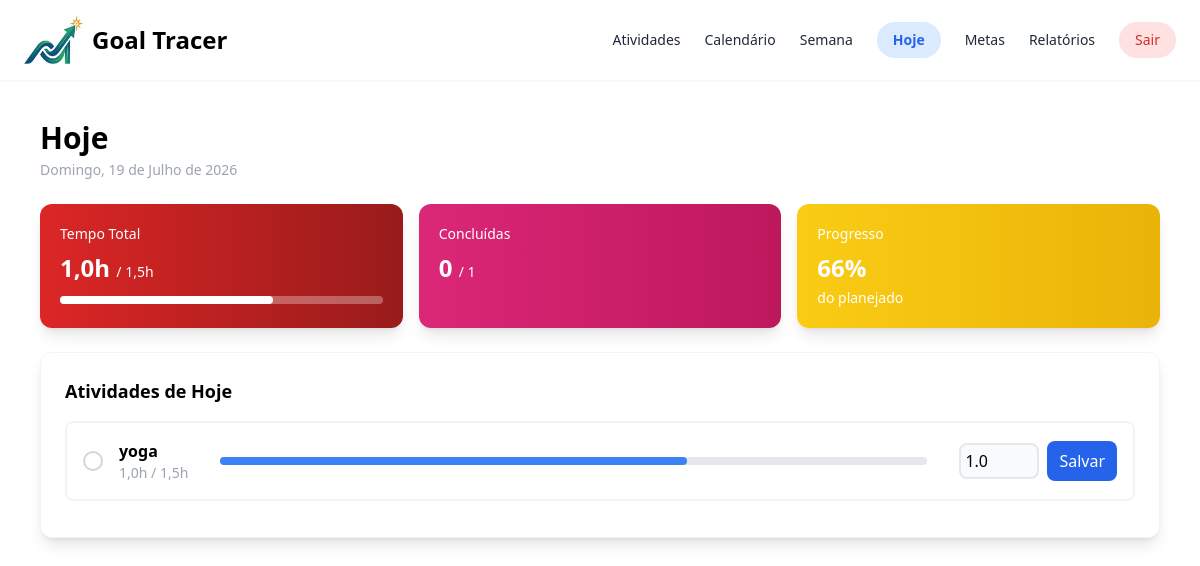
Page /hoje/ (signed in) on the committed database.
### home/models.py (models this page shows, shortened)
class Atividade(models.Model):
    nome = models.CharField(max_length=200) # unique=True evita nomes duplicados
    usuario = models.ForeignKey(User, on_delete=models.CASCADE, related_name="atividades")
    class Meta:
        unique_together = ('nome', 'usuario')  # nome pode repetir ENTRE usuários, mas nao pro MESMO usuario

class AtividadeDoDia(models.Model):
    DIAS_CHOICES = [
        ("Segunda", "Segunda"),
        ("Terça", "Terça"),
        ("Quarta", "Quarta"),
        ("Quinta", "Quinta"),
        ("Sexta", "Sexta"),
        ("Sábado", "Sábado"),
        ("Domingo", "Domingo"),
    ]
    semana = models.BigIntegerField(default=1)
    dia_semana = models.CharField(max_length=20, choices=DIAS_CHOICES)
    atividade = models.ForeignKey(Atividade, on_delete=models.CASCADE, related_name="vinculos_dias")
    horas_feitas = models.FloatField(default=0.0)
    class Meta:
        unique_together = ('dia_semana', 'atividade')

### home/views.py (the view)
# urls.py: path('hoje/', views.hoje, name='hoje'),
@login_required
def hoje(request):
    hoje_data = timezone.localdate()
    dia_semana_hoje = DIAS[hoje_data.weekday()]
    vinculos_hoje = AtividadeDoDia.objects.filter(
        dia_semana=dia_semana_hoje,
        atividade__usuario=request.user
    ).select_related('atividade')
    atividades_hoje = []
    soma_horas_feitas = 0.0
    soma_metas_diarias = 0.0
    total_concluidas = 0
    for vinculo in vinculos_hoje:
        dias_cadastrados = AtividadeDoDia.objects.filter(
            atividade=vinculo.atividade,
            atividade__usuario=request.user
        ).count()
        meta = Meta.objects.filter(
            atividade=vinculo.atividade,
            atividade__usuario=request.user
        ).first()
        if meta and dias_cadastrados > 0:
            meta_diaria = meta.meta_horas / dias_cadastrados
        else:
            meta_diaria = 0.0
        if meta_diaria == 0:
            percentual = 0
        else:
            percentual = min(int((vinculo.horas_feitas / meta_diaria) * 100), 100)
        concluida = percentual >= 100
        if concluida:
            total_concluidas += 1
        soma_horas_feitas += vinculo.horas_feitas
        soma_metas_diarias += meta_diaria
        atividades_hoje.append({
            "id": vinculo.id,
            "nome": vinculo.atividade.nome,
            "horas_feitas": vinculo.horas_feitas,
            "meta_diaria": round(meta_diaria, 1),
            "percentual": percentual,
            "concluida": concluida,
        })
    if soma_metas_diarias == 0:
        progresso_geral = 0
    else:
        progresso_geral = min(int((soma_horas_feitas / soma_metas_diarias) * 100), 100)
    context = {
        "data_formatada": data_formatada(),
        "atividades_hoje": atividades_hoje,
        "soma_horas_feitas": round(soma_horas_feitas, 1),
        "soma_metas_diarias": round(soma_metas_diarias, 1),
        "total_concluidas": total_concluidas,
        "total_atividades_hoje": len(atividades_hoje),
        "progresso_geral": progresso_geral,
    }
    return render(request, "home/hoje.html", context)

### home/views.py (called while the page is built)
def data_formatada():
    hoje_data = timezone.localdate()
    dia_semana_hoje = DIAS[hoje_data.weekday()]
    dias_extenso = {
        "Segunda": "Segunda-feira",
        "Terça": "Terça-feira",
        "Quarta": "Quarta-feira",
        "Quinta": "Quinta-feira",
        "Sexta": "Sexta-feira",
        "Sábado": "Sábado",
        "Domingo": "Domingo",
    }
    meses = ["", "Janeiro", "Fevereiro", "Março", "Abril", "Maio", "Junho",
             "Julho", "Agosto", "Setembro", "Outubro", "Novembro", "Dezembro"]
    data_formatada = f"{dias_extenso[dia_semana_hoje]}, {hoje_data.day} de {meses[hoje_data.month]} de {hoje_data.year}"
    return data_formatada

### templates/home/hoje.html (shortened to what this page needs)
<!DOCTYPE html>
<html lang="pt-BR">
<head>
	<script src="https://cdn.tailwindcss.com"></script>
	{% load static %}
</head>
<body>
	{% load l10n %}
	<nav class="bg-white-600 flex shadow-sm px-6 py-4 justify-between">
		<div class="flex">
			{% load static %}
			<img src="{% static 'img/small-logo.png' %}" alt="Logo" class="w-[60px] h-auto">
			<h1 class="text-2xl font-bold p-2">Goal Tracer</h1>
		</div>
            <div class="flex items-center gap-6 text-gray-500 text-sm">
                <a href="{% url 'atividades' %}" class="text-gray-800">Atividades</a>
                <a href="{% url 'calendario' %}" class="text-gray-800">Calendário</a>
                <a href="{% url 'index' %}" class="text-gray-800">Semana</a>
                <a href="{% url 'hoje' %}" class="bg-blue-100 text-blue-600 px-4 py-2 rounded-full font-bold">Hoje</a>
                <a href="{% url 'metas' %}" class="text-gray-800">Metas</a>
                <a href="{% url 'relatorios' %}" class="text-gray-800">Relatórios</a>
				<form method="post" action="{% url 'logout' %}" onsubmit="return confirm('Tem certeza que deseja sair?');">
                    <button type="submit" class="bg-red-100 text-red-600 px-4 py-2 rounded-full text-gray-800">Sair</button>
                </form>
            </div>
	</nav>
	<div class="p-10">
		<h2 class="text-3xl font-bold">Hoje</h2>
		<p class="text-gray-400 text-sm mt-1">{{ data_formatada }}</p>
		<div class="grid grid-cols-3 gap-4 mt-6">
			<div class="bg-gradient-to-r from-red-600 to-red-800 shadow-lg text-white rounded-xl p-5">
				<p class="text-sm">Tempo Total</p>
				<p class="text-2xl font-bold mt-2">{{ soma_horas_feitas }}h <span class="text-sm font-normal">/ {{ soma_metas_diarias }}h</span></p>
				<div class="w-full bg-white/30 h-2 rounded-full mt-3">
					<div class="bg-white h-2 rounded-full w-[{{ progresso_geral }}%]"></div>
				</div>
			</div>
			<div class="bg-gradient-to-r from-pink-600 to-pink-700 shadow-lg text-white rounded-xl p-5">
				<p class="text-sm">Concluídas</p>
				<p class="text-2xl font-bold mt-2">{{ total_concluidas }} <span class="text-sm font-normal">/ {{ total_atividades_hoje }}</span></p>
			</div>
			<div class="bg-gradient-to-r from-yellow-400 to-yellow-500 shadow-lg text-white rounded-xl p-5">
				<p class="text-sm">Progresso</p>
				<p class="text-2xl font-bold mt-2">{{ progresso_geral }}%</p>
				<p class="text-sm mt-1">do planejado</p>
			</div>
		</div>
		<div class="bg-white rounded-xl border border-gray-100 shadow-lg mt-6 p-6">
			<h3 class="font-semibold text-lg mb-4">Atividades de Hoje</h3>
			{% for atividade in atividades_hoje %}
				<div class="flex items-center gap-4 border-2 border-gray-100 rounded-lg p-4 mb-3" id="linha_atividade_{{ atividade.id }}">
					<div class="w-5 h-5 rounded-full border-2 {% if atividade.concluida %}bg-green-500 border-green-500{% else %}border-gray-300{% endif %}"></div>
					<div>
						<p class="font-semibold">{{ atividade.nome }}</p>
						<p class="text-gray-400 text-sm">{{ atividade.horas_feitas }}h / {{ atividade.meta_diaria }}h</p>
					</div>
					<div class="flex-1 mx-4">
						<div class="w-full bg-gray-200 h-2 rounded-full">
							<div class="bg-blue-500 h-2 rounded-full w-[{{ atividade.percentual }}%]"></div>
						</div>
					</div>
					<form method="post" action="{% url 'atualizar_horas_hoje' %}" class="flex items-center gap-2">
						<input type="number" name="horas_feitas" value="{{ atividade.horas_feitas|unlocalize }}" min="0" max="24" step="0.5" class="border-2 rounded-lg bg-gray-50 p-1 w-20">
						<button type="submit" class="bg-blue-600 text-white rounded-lg px-3 py-2 hover:scale-110 duration-200 ease-in-out">
							Salvar
						</button>
					</form>
				</div>
			{% empty %}
				<p class="text-gray-500">Nenhuma atividade planejada para hoje.</p>
			{% endfor %}
		</div>
	</div>
</body>
</html>

### rows in the picture
Atividade: nome "yoga"
AtividadeDoDia: horas_feitas "1,0", horas_feitas "1.0"

### other values in the picture
{{ data_formatada }} "Domingo, 19 de Julho de 2026"
{{ soma_horas_feitas }} "1,0"
{{ soma_metas_diarias }} "1,5"
{{ total_concluidas }} "0"
{{ total_atividades_hoje }} "1"
{{ progresso_geral }} "66"
{{ atividade.meta_diaria }} "1,5"
